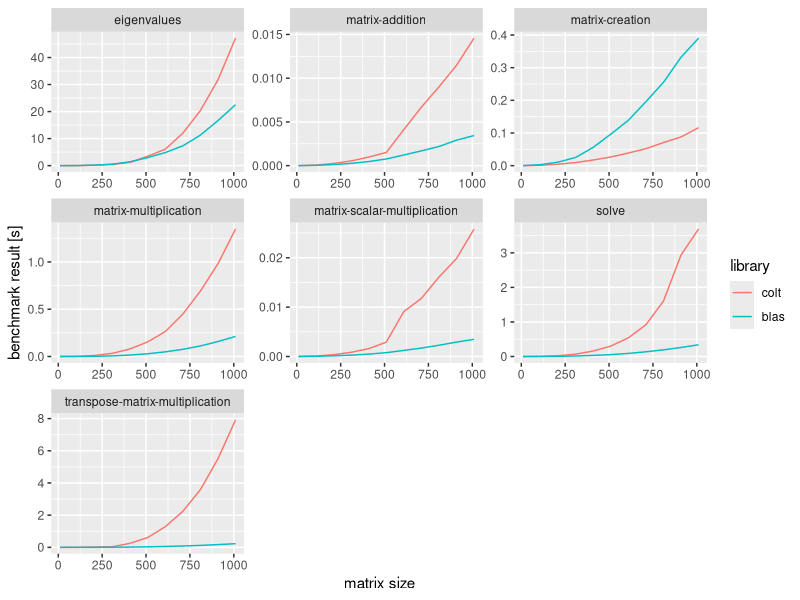

The R script that drew this image:
require('ggplot2')
require('reshape2')

result <- read.csv("../data/result1.csv")
result <- melt(result, id = c("name", "size"), variable.name="library", value.name="benchmark")
p <- ggplot(result, aes(x=size, y=benchmark, colour=library))
p + geom_line() + facet_wrap(~ name, scales="free") + ylab("benchmark result [s]") + xlab("matrix size")